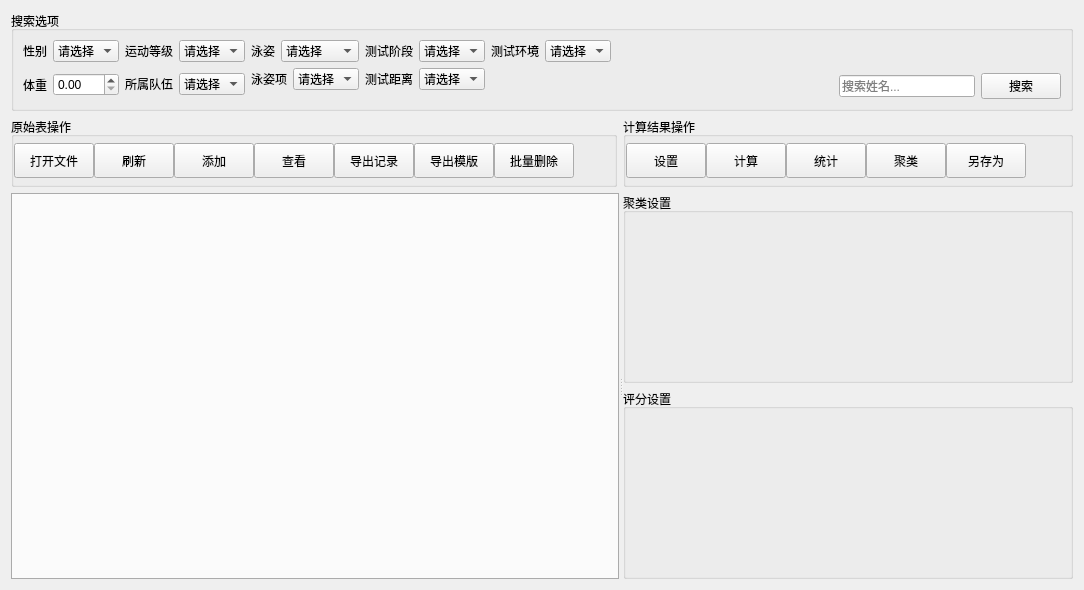
<?xml version="1.0" encoding="UTF-8"?>
<ui version="4.0">
 <class>FormData</class>
 <widget class="QWidget" name="FormData">
  <property name="geometry">
   <rect>
    <x>0</x>
    <y>0</y>
    <width>1084</width>
    <height>590</height>
   </rect>
  </property>
  <property name="windowTitle">
   <string>Form</string>
  </property>
  <layout class="QVBoxLayout" name="verticalLayout_3">
   <item>
    <widget class="QGroupBox" name="groupBox">
     <property name="minimumSize">
      <size>
       <width>0</width>
       <height>100</height>
      </size>
     </property>
     <property name="maximumSize">
      <size>
       <width>16777215</width>
       <height>100</height>
      </size>
     </property>
     <property name="title">
      <string>搜索选项</string>
     </property>
     <layout class="QHBoxLayout" name="horizontalLayout_4">
      <item>
       <layout class="QGridLayout" name="gridLayout">
        <item row="0" column="0">
         <layout class="QFormLayout" name="formLayout">
          <item row="0" column="0">
           <widget class="QLabel" name="label_2">
            <property name="text">
             <string>性别</string>
            </property>
           </widget>
          </item>
          <item row="0" column="1">
           <widget class="QComboBox" name="comboBox">
            <item>
             <property name="text">
              <string>请选择</string>
             </property>
            </item>
            <item>
             <property name="text">
              <string>男</string>
             </property>
            </item>
            <item>
             <property name="text">
              <string>女</string>
             </property>
            </item>
           </widget>
          </item>
         </layout>
        </item>
        <item row="0" column="1">
         <layout class="QFormLayout" name="formLayout_3">
          <item row="0" column="0">
           <widget class="QLabel" name="label_4">
            <property name="text">
             <string>运动等级</string>
            </property>
           </widget>
          </item>
          <item row="0" column="1">
           <widget class="QComboBox" name="level">
            <item>
             <property name="text">
              <string>请选择</string>
             </property>
            </item>
           </widget>
          </item>
         </layout>
        </item>
        <item row="1" column="0">
         <layout class="QFormLayout" name="formLayout_2">
          <item row="0" column="0">
           <widget class="QLabel" name="label_3">
            <property name="text">
             <string>体重</string>
            </property>
           </widget>
          </item>
          <item row="0" column="1">
           <widget class="QDoubleSpinBox" name="doubleSpinBox"/>
          </item>
         </layout>
        </item>
        <item row="1" column="1">
         <layout class="QFormLayout" name="formLayout_4">
          <item row="0" column="0">
           <widget class="QLabel" name="label_5">
            <property name="text">
             <string>所属队伍</string>
            </property>
           </widget>
          </item>
          <item row="0" column="1">
           <widget class="QComboBox" name="team">
            <item>
             <property name="text">
              <string>请选择</string>
             </property>
            </item>
           </widget>
          </item>
         </layout>
        </item>
       </layout>
      </item>
      <item>
       <layout class="QGridLayout" name="gridLayout_2">
        <item row="2" column="3">
         <spacer name="horizontalSpacer">
          <property name="orientation">
           <enum>Qt::Horizontal</enum>
          </property>
          <property name="sizeHint" stdset="0">
           <size>
            <width>40</width>
            <height>20</height>
           </size>
          </property>
         </spacer>
        </item>
        <item row="0" column="0">
         <layout class="QFormLayout" name="formLayout_5">
          <item row="0" column="0">
           <widget class="QLabel" name="label_6">
            <property name="text">
             <string>泳姿</string>
            </property>
           </widget>
          </item>
          <item row="0" column="1">
           <widget class="QComboBox" name="stroke">
            <item>
             <property name="text">
              <string>请选择</string>
             </property>
            </item>
           </widget>
          </item>
         </layout>
        </item>
        <item row="0" column="1" colspan="2">
         <layout class="QFormLayout" name="formLayout_7">
          <item row="0" column="0">
           <widget class="QLabel" name="label_8">
            <property name="text">
             <string>测试阶段</string>
            </property>
           </widget>
          </item>
          <item row="0" column="1">
           <widget class="QComboBox" name="stage">
            <item>
             <property name="text">
              <string>请选择</string>
             </property>
            </item>
           </widget>
          </item>
         </layout>
        </item>
        <item row="1" column="1" rowspan="2" colspan="2">
         <layout class="QFormLayout" name="formLayout_8">
          <item row="0" column="0">
           <widget class="QLabel" name="label_9">
            <property name="text">
             <string>测试距离</string>
            </property>
           </widget>
          </item>
          <item row="0" column="1">
           <widget class="QComboBox" name="distance">
            <item>
             <property name="text">
              <string>请选择</string>
             </property>
            </item>
           </widget>
          </item>
         </layout>
        </item>
        <item row="1" column="0" rowspan="2">
         <layout class="QFormLayout" name="formLayout_10">
          <item row="0" column="0">
           <widget class="QLabel" name="label_7">
            <property name="text">
             <string>泳姿项</string>
            </property>
           </widget>
          </item>
          <item row="0" column="1">
           <widget class="QComboBox" name="strokeItem">
            <item>
             <property name="text">
              <string>请选择</string>
             </property>
            </item>
           </widget>
          </item>
         </layout>
        </item>
        <item row="0" column="3">
         <layout class="QFormLayout" name="formLayout_9">
          <item row="0" column="0">
           <widget class="QLabel" name="label_10">
            <property name="text">
             <string>测试环境</string>
            </property>
           </widget>
          </item>
          <item row="0" column="1">
           <widget class="QComboBox" name="env">
            <item>
             <property name="text">
              <string>请选择</string>
             </property>
            </item>
           </widget>
          </item>
         </layout>
        </item>
       </layout>
      </item>
      <item>
       <spacer name="horizontalSpacer_2">
        <property name="orientation">
         <enum>Qt::Horizontal</enum>
        </property>
        <property name="sizeHint" stdset="0">
         <size>
          <width>40</width>
          <height>20</height>
         </size>
        </property>
       </spacer>
      </item>
      <item>
       <layout class="QVBoxLayout" name="verticalLayout">
        <item>
         <spacer name="verticalSpacer">
          <property name="orientation">
           <enum>Qt::Vertical</enum>
          </property>
          <property name="sizeHint" stdset="0">
           <size>
            <width>20</width>
            <height>40</height>
           </size>
          </property>
         </spacer>
        </item>
        <item>
         <layout class="QHBoxLayout" name="horizontalLayout_3">
          <item>
           <widget class="QLineEdit" name="searchEdit">
            <property name="placeholderText">
             <string>搜索姓名...</string>
            </property>
           </widget>
          </item>
          <item>
           <widget class="QPushButton" name="searchBtn">
            <property name="text">
             <string>搜索</string>
            </property>
           </widget>
          </item>
         </layout>
        </item>
       </layout>
      </item>
     </layout>
    </widget>
   </item>
   <item>
    <layout class="QHBoxLayout" name="horizontalLayout_5">
     <item>
      <widget class="QGroupBox" name="groupBox_2">
       <property name="minimumSize">
        <size>
         <width>0</width>
         <height>70</height>
        </size>
       </property>
       <property name="maximumSize">
        <size>
         <width>16777215</width>
         <height>70</height>
        </size>
       </property>
       <property name="title">
        <string>原始表操作</string>
       </property>
       <layout class="QHBoxLayout" name="horizontalLayout_6">
        <property name="spacing">
         <number>0</number>
        </property>
        <property name="leftMargin">
         <number>0</number>
        </property>
        <property name="topMargin">
         <number>0</number>
        </property>
        <property name="rightMargin">
         <number>0</number>
        </property>
        <property name="bottomMargin">
         <number>0</number>
        </property>
        <item>
         <widget class="QPushButton" name="openExcelBtn">
          <property name="minimumSize">
           <size>
            <width>80</width>
            <height>35</height>
           </size>
          </property>
          <property name="maximumSize">
           <size>
            <width>80</width>
            <height>35</height>
           </size>
          </property>
          <property name="text">
           <string>打开文件</string>
          </property>
         </widget>
        </item>
        <item>
         <widget class="QPushButton" name="refreshBtn">
          <property name="minimumSize">
           <size>
            <width>80</width>
            <height>35</height>
           </size>
          </property>
          <property name="maximumSize">
           <size>
            <width>80</width>
            <height>35</height>
           </size>
          </property>
          <property name="text">
           <string>刷新</string>
          </property>
         </widget>
        </item>
        <item>
         <widget class="QPushButton" name="addRecordBtn">
          <property name="minimumSize">
           <size>
            <width>80</width>
            <height>35</height>
           </size>
          </property>
          <property name="maximumSize">
           <size>
            <width>80</width>
            <height>35</height>
           </size>
          </property>
          <property name="text">
           <string>添加</string>
          </property>
         </widget>
        </item>
        <item>
         <widget class="QPushButton" name="viewRecordBtn">
          <property name="minimumSize">
           <size>
            <width>80</width>
            <height>35</height>
           </size>
          </property>
          <property name="maximumSize">
           <size>
            <width>80</width>
            <height>35</height>
           </size>
          </property>
          <property name="text">
           <string>查看</string>
          </property>
         </widget>
        </item>
        <item>
         <widget class="QPushButton" name="exportRecordBtn">
          <property name="minimumSize">
           <size>
            <width>80</width>
            <height>35</height>
           </size>
          </property>
          <property name="maximumSize">
           <size>
            <width>80</width>
            <height>35</height>
           </size>
          </property>
          <property name="text">
           <string>导出记录</string>
          </property>
         </widget>
        </item>
        <item>
         <widget class="QPushButton" name="exportTemplate">
          <property name="minimumSize">
           <size>
            <width>80</width>
            <height>35</height>
           </size>
          </property>
          <property name="maximumSize">
           <size>
            <width>80</width>
            <height>35</height>
           </size>
          </property>
          <property name="text">
           <string>导出模版</string>
          </property>
         </widget>
        </item>
        <item>
         <widget class="QPushButton" name="deleteReocrdBtn">
          <property name="minimumSize">
           <size>
            <width>80</width>
            <height>35</height>
           </size>
          </property>
          <property name="maximumSize">
           <size>
            <width>80</width>
            <height>35</height>
           </size>
          </property>
          <property name="text">
           <string>批量删除</string>
          </property>
         </widget>
        </item>
        <item>
         <spacer name="horizontalSpacer_3">
          <property name="orientation">
           <enum>Qt::Horizontal</enum>
          </property>
          <property name="sizeHint" stdset="0">
           <size>
            <width>40</width>
            <height>20</height>
           </size>
          </property>
         </spacer>
        </item>
       </layout>
      </widget>
     </item>
     <item>
      <widget class="QGroupBox" name="groupBox_3">
       <property name="minimumSize">
        <size>
         <width>0</width>
         <height>70</height>
        </size>
       </property>
       <property name="maximumSize">
        <size>
         <width>16777215</width>
         <height>70</height>
        </size>
       </property>
       <property name="title">
        <string>计算结果操作</string>
       </property>
       <layout class="QHBoxLayout" name="horizontalLayout_7">
        <property name="spacing">
         <number>0</number>
        </property>
        <property name="leftMargin">
         <number>0</number>
        </property>
        <property name="topMargin">
         <number>0</number>
        </property>
        <property name="rightMargin">
         <number>0</number>
        </property>
        <property name="bottomMargin">
         <number>0</number>
        </property>
        <item>
         <widget class="QPushButton" name="calculateSettingBtn">
          <property name="minimumSize">
           <size>
            <width>80</width>
            <height>35</height>
           </size>
          </property>
          <property name="maximumSize">
           <size>
            <width>80</width>
            <height>35</height>
           </size>
          </property>
          <property name="text">
           <string>设置</string>
          </property>
         </widget>
        </item>
        <item>
         <widget class="QPushButton" name="calculateBtn">
          <property name="minimumSize">
           <size>
            <width>80</width>
            <height>35</height>
           </size>
          </property>
          <property name="maximumSize">
           <size>
            <width>80</width>
            <height>35</height>
           </size>
          </property>
          <property name="text">
           <string>计算</string>
          </property>
         </widget>
        </item>
        <item>
         <widget class="QPushButton" name="statisticsBtn">
          <property name="minimumSize">
           <size>
            <width>80</width>
            <height>35</height>
           </size>
          </property>
          <property name="maximumSize">
           <size>
            <width>80</width>
            <height>35</height>
           </size>
          </property>
          <property name="text">
           <string>统计</string>
          </property>
         </widget>
        </item>
        <item>
         <widget class="QPushButton" name="clusterBtn">
          <property name="minimumSize">
           <size>
            <width>80</width>
            <height>35</height>
           </size>
          </property>
          <property name="maximumSize">
           <size>
            <width>80</width>
            <height>35</height>
           </size>
          </property>
          <property name="text">
           <string>聚类</string>
          </property>
         </widget>
        </item>
        <item>
         <widget class="QPushButton" name="asSaveBtn">
          <property name="minimumSize">
           <size>
            <width>80</width>
            <height>35</height>
           </size>
          </property>
          <property name="maximumSize">
           <size>
            <width>80</width>
            <height>35</height>
           </size>
          </property>
          <property name="text">
           <string>另存为</string>
          </property>
         </widget>
        </item>
        <item>
         <spacer name="horizontalSpacer_4">
          <property name="orientation">
           <enum>Qt::Horizontal</enum>
          </property>
          <property name="sizeHint" stdset="0">
           <size>
            <width>40</width>
            <height>20</height>
           </size>
          </property>
         </spacer>
        </item>
       </layout>
      </widget>
     </item>
    </layout>
   </item>
   <item>
    <widget class="QSplitter" name="splitter">
     <property name="orientation">
      <enum>Qt::Horizontal</enum>
     </property>
     <widget class="QTabWidget" name="tabWidget">
      <property name="tabPosition">
       <enum>QTabWidget::South</enum>
      </property>
      <property name="currentIndex">
       <number>-1</number>
      </property>
     </widget>
     <widget class="QWidget" name="calculateWidget" native="true">
      <property name="maximumSize">
       <size>
        <width>450</width>
        <height>16777215</height>
       </size>
      </property>
      <layout class="QVBoxLayout" name="verticalLayout_2">
       <item>
        <widget class="QGroupBox" name="groupBox_4">
         <property name="title">
          <string>聚类设置</string>
         </property>
        </widget>
       </item>
       <item>
        <widget class="QGroupBox" name="groupBox_5">
         <property name="title">
          <string>评分设置</string>
         </property>
        </widget>
       </item>
      </layout>
     </widget>
    </widget>
   </item>
  </layout>
 </widget>
 <resources/>
 <connections/>
</ui>
